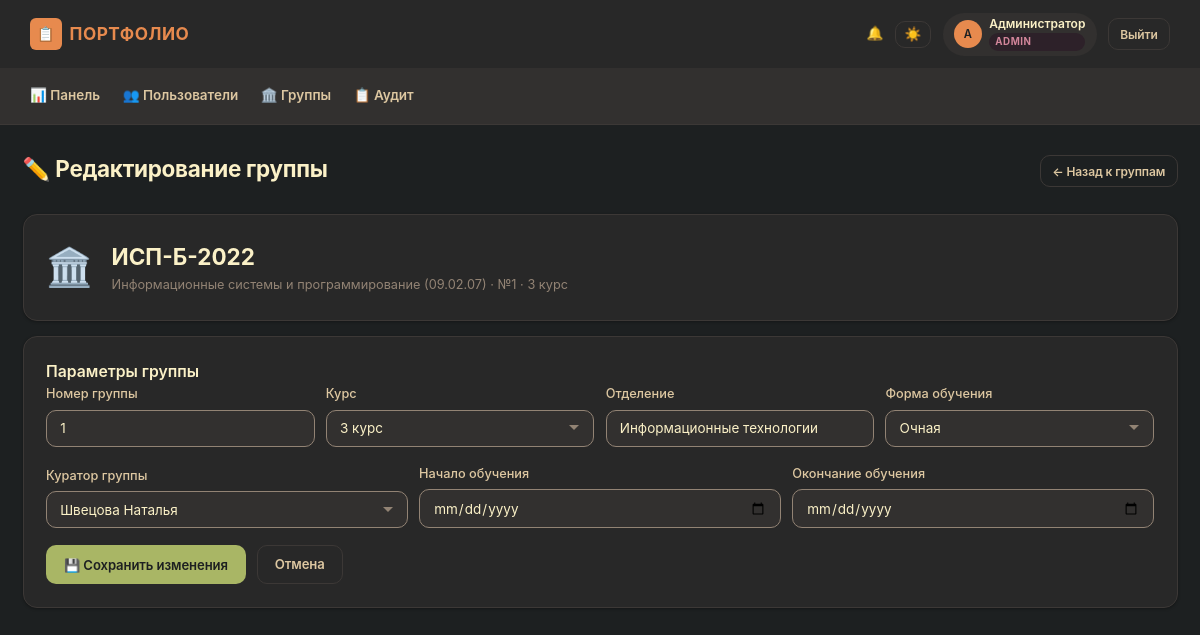
/admin/edit_group/1 (signed in), run on the app's committed database.
### models.py (models this page shows, shortened)
class User(Base):
    __tablename__ = 'users'
    id:          Mapped[int]       = mapped_column(Integer, primary_key=True)
    username:    Mapped[str]       = mapped_column(String(50), unique=True, nullable=False)
    password_hash: Mapped[str]     = mapped_column(String(256), nullable=False)
    role:        Mapped[str]       = mapped_column(String(20), nullable=False)
    last_name:   Mapped[Optional[str]] = mapped_column(String(50), nullable=True)
    first_name:  Mapped[Optional[str]] = mapped_column(String(50), nullable=True)
    patronymic:  Mapped[Optional[str]] = mapped_column(String(50), nullable=True)
    group_name:  Mapped[Optional[str]] = mapped_column(String(20), nullable=True)
    group_id:    Mapped[Optional[int]] = mapped_column(Integer, ForeignKey('groups.id'), nullable=True)
    events        = relationship('Event', back_populates='student', lazy=True, cascade='all, delete-orphan')
    notifications = relationship('Notification', back_populates='user', lazy=True, cascade='all, delete-orphan')
    curated_groups = relationship('Group', foreign_keys='Group.curator_id', back_populates='curator', lazy='select')

class Group(Base):
    __tablename__ = 'groups'
    id:             Mapped[int] = mapped_column(Integer, primary_key=True)
    name:           Mapped[str] = mapped_column(String(20), unique=True, nullable=False)
    group_number:   Mapped[Optional[str]] = mapped_column(String(10), nullable=True)
    specialty_id:   Mapped[Optional[int]] = mapped_column(Integer, ForeignKey('specialties.id'), nullable=True)
    specialty_name: Mapped[str] = mapped_column(String(200), nullable=False)
    specialty_code: Mapped[str] = mapped_column(String(20), nullable=False)
    budget_type:    Mapped[Optional[str]] = mapped_column(String(10), nullable=True)
    start_year:     Mapped[Optional[int]] = mapped_column(Integer, nullable=True)
    course:         Mapped[int] = mapped_column(Integer, nullable=False)
    department:     Mapped[Optional[str]] = mapped_column(String(100), nullable=True)
    form_of_study:  Mapped[str] = mapped_column(String(50), default='очная')
    start_date:     Mapped[Optional[datetime]] = mapped_column(Date, nullable=True)
    end_date:       Mapped[Optional[datetime]] = mapped_column(Date, nullable=True)
    curator_id:     Mapped[Optional[int]] = mapped_column(Integer, ForeignKey('users.id'), nullable=True)
    created_at:     Mapped[datetime] = mapped_column(DateTime, default=_utcnow)
    specialty_rel = relationship('Specialty', back_populates='groups')
    curator       = relationship('User', foreign_keys=[curator_id], back_populates='curated_groups', lazy=True)

### routes/admin.py (the view)
@router.get('/admin/edit_group/{group_id}')
async def admin_edit_group_get(request: Request, group_id: int,
                                user: User = Depends(require_admin),
                                db: Session = Depends(get_db)):
    group = db.query(Group).options(
        joinedload(Group.curator), joinedload(Group.specialty_rel)
    ).filter(Group.id == group_id).first()
    if not group: return RedirectResponse(url='/admin/groups', status_code=302)
    curators = db.query(User).filter(User.role == 'curator').all()
    specialties = db.query(Specialty).options(
        joinedload(Specialty.department_rel)
    ).order_by(Specialty.name).all()
    return render(request, 'admin_edit_group.html',
                   group=group, curators=curators, specialties=specialties)

### templates/admin_edit_group.html (shortened to what this page needs)
{% extends 'base.html' %}
{% block content %}
<div class="flex-between mb-3">
    <h1 class="page-title">✏️ Редактирование группы</h1>
    <a href="{{ url_for('admin_groups') }}" class="btn btn-ghost btn-sm">← Назад к группам</a>
</div>
<div class="card mb-2">
    <div style="display: flex; align-items: center; gap: 1.25rem; flex-wrap: wrap;">
        <div style="font-size: 2.5rem;">🏛️</div>
        <div>
            <h2 style="margin: 0;">{{ group.name }}</h2>
            <p class="text-muted">{{ group.specialty_name }} ({{ group.specialty_code }}){% if group.group_number %} · №{{ group.group_number }}{% endif %} · {{ group.course }} курс</p>
        </div>
    </div>
</div>
<div class="card">
    <h3 class="card-title">Параметры группы</h3>
    <form method="POST" action="{{ url_for('admin_edit_group', group_id=group.id) }}">
        <div class="form-row">
            <div class="form-group">
                <label class="form-label" for="group_number">Номер группы</label>
                <input type="text" id="group_number" name="group_number" class="form-input" value="{{ group.group_number or '' }}" placeholder="232 / 232а">
            </div>
            <div class="form-group">
                <label class="form-label" for="course">Курс</label>
                <select id="course" name="course" class="form-select">
                    {% for c in range(1, 5) %}<option value="{{ c }}" {{ 'selected' if group.course == c }}>{{ c }} курс</option>{% endfor %}
                </select>
            </div>
            <div class="form-group">
                <label class="form-label" for="department">Отделение</label>
                <input type="text" id="department" name="department" class="form-input" value="{{ group.department or '' }}" placeholder="ИТ-отделение">
            </div>
            <div class="form-group">
                <label class="form-label" for="form_of_study">Форма обучения</label>
                <select id="form_of_study" name="form_of_study" class="form-select">
                    <option value="очная" {{ 'selected' if group.form_of_study == 'очная' }}>Очная</option>
                </select>
            </div>
        </div>
        <div class="form-row">
            <div class="form-group">
                <label class="form-label" for="curator_id">Куратор группы</label>
                <select id="curator_id" name="curator_id" class="form-select">
                    {% for c in curators %}<option value="{{ c.id }}" {{ 'selected' if group.curator_id == c.id }}>{{ c.last_name or c.username }} {{ c.first_name or '' }}</option>{% endfor %}
                </select>
            </div>
            <div class="form-group">
                <label class="form-label" for="start_date">Начало обучения</label>
                <input type="date" id="start_date" name="start_date" class="form-input" value="{{ group.start_date.strftime('%Y-%m-%d') if group.start_date else '' }}">
            </div>
            <div class="form-group">
                <label class="form-label" for="end_date">Окончание обучения</label>
                <input type="date" id="end_date" name="end_date" class="form-input" value="{{ group.end_date.strftime('%Y-%m-%d') if group.end_date else '' }}">
            </div>
        </div>
        <div style="display: flex; gap: 0.75rem;">
            <button type="submit" class="btn btn-success">💾 Сохранить изменения</button>
            <a href="{{ url_for('admin_groups') }}" class="btn btn-ghost">Отмена</a>
        </div>
    </form>
</div>
{% endblock %}

### templates/base.html (shortened to what this page needs)
<!DOCTYPE html>
<html lang="ru">
<head>
    <link rel="stylesheet" href="/static/css/style.css">
</head>
<body
    data-csrf-token="{{ csrf_token }}"
    data-user-authenticated="{{ 'true' if current_user else 'false' }}"
    data-user-role="{{ current_user.role if current_user else '' }}"
>
{% if current_user %}
<header class="app-header">
    <div class="app-header-left">
        <div class="brand">
            <div class="brand-icon">📋</div>
            <span>Портфолио</span>
        </div>
    </div>
    <div class="app-header-right">
        <a href="/notifications" style="position: relative; color: var(--fg1); text-decoration: none;">
            🔔
        </a>
        <button class="btn btn-ghost btn-sm" id="themeToggle" title="Сменить тему" style="padding: 0.3rem 0.6rem; font-size: 0.9rem;">☀️</button>
        <div class="user-pill">
            <div class="avatar">{{ current_user.last_name[:1] or current_user.username[:1] | upper }}</div>
            <div style="display: flex; flex-direction: column; gap: 1px;">
                <span style="font-size: 0.8rem; font-weight: 600; color: var(--fg0); line-height: 1.2;">
                    {{ current_user.full_name }}
                </span>
                <span class="role-badge">{{ current_user.role }}</span>
            </div>
        </div>
        <a href="/logout" class="btn btn-ghost btn-sm">Выйти</a>
    </div>
</header>
<nav class="top-nav" id="topNav">
    {% if current_user.role == 'admin' %}
    <a href="/admin/dashboard">📊 Панель</a>
    <a href="/admin/users">👥 Пользователи</a>
    <a href="/admin/groups">🏛️ Группы</a>
    <a href="/admin/audit">📋 Аудит</a>
    {% elif current_user.role == 'student' %}
    <a href="/student/dashboard">📊 Панель</a>
    <a href="/student/create">📝 Создать</a>
    <a href="/student/history">📋 История</a>
    <a href="/rating">🏆 Рейтинг</a>
    {% elif current_user.role == 'curator' %}
    <a href="/curator/dashboard">📊 Панель</a>
    <a href="/curator/pending">📥 Заявки</a>
    <a href="/curator/resolved">📋 Журнал</a>
    <a href="/rating">🏆 Рейтинг</a>
    {% elif current_user.role == 'commission' %}
    <a href="/commission/dashboard">📊 Панель</a>
    <a href="/commission/posts">📋 Посты</a>
    <a href="/commission/students">👥 Студенты</a>
    <a href="/commission/stats">📈 Статистика</a>
    {% endif %}
</nav>
<div class="container">
    {% block content %}{% endblock %}
</div>
{% else %}
<div class="container">
    {% block login_content %}{% endblock %}
</div>
{% endif %}
</body>
</html>

### data on the page
User: last_name "А", full_name "Администратор", role "ADMIN"
Group: name "ИСП-Б-2022", specialty_name "Информационные системы и программирование", specialty_code "09.02.07", group_number "1", course "3", department "Информационные технологии"

### other printed values
form field course "3 курс"
form field curator_id "Швецова Наталья"
